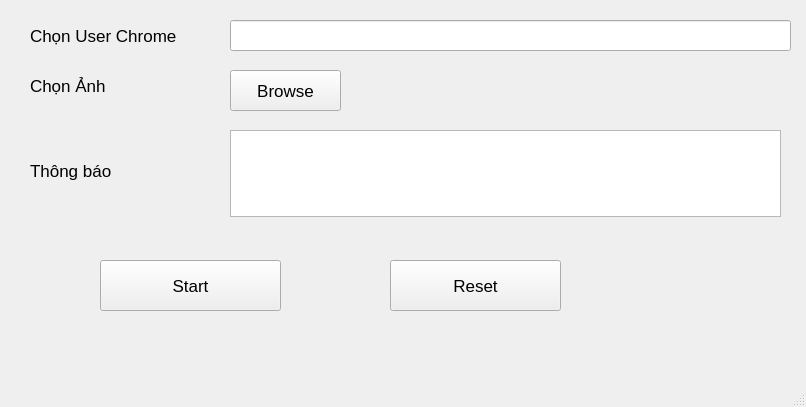
<?xml version="1.0" encoding="UTF-8"?>
<ui version="4.0">
 <class>ToolUPSP</class>
 <widget class="QMainWindow" name="ToolUPSP">
  <property name="geometry">
   <rect>
    <x>0</x>
    <y>0</y>
    <width>806</width>
    <height>407</height>
   </rect>
  </property>
  <property name="font">
   <font>
    <pointsize>13</pointsize>
   </font>
  </property>
  <property name="windowTitle">
   <string>Tool Auto Upload Product</string>
  </property>
  <widget class="QWidget" name="centralwidget">
   <widget class="QLabel" name="label_CU">
    <property name="geometry">
     <rect>
      <x>30</x>
      <y>20</y>
      <width>191</width>
      <height>31</height>
     </rect>
    </property>
    <property name="font">
     <font>
      <pointsize>13</pointsize>
     </font>
    </property>
    <property name="text">
     <string>Chọn User Chrome</string>
    </property>
   </widget>
   <widget class="QLineEdit" name="lineUser">
    <property name="geometry">
     <rect>
      <x>230</x>
      <y>20</y>
      <width>561</width>
      <height>31</height>
     </rect>
    </property>
   </widget>
   <widget class="QLabel" name="label_CI">
    <property name="geometry">
     <rect>
      <x>30</x>
      <y>70</y>
      <width>181</width>
      <height>31</height>
     </rect>
    </property>
    <property name="font">
     <font>
      <pointsize>13</pointsize>
     </font>
    </property>
    <property name="text">
     <string>Chọn Ảnh</string>
    </property>
   </widget>
   <widget class="QPushButton" name="btUpImage">
    <property name="geometry">
     <rect>
      <x>230</x>
      <y>70</y>
      <width>111</width>
      <height>41</height>
     </rect>
    </property>
    <property name="font">
     <font>
      <pointsize>13</pointsize>
     </font>
    </property>
    <property name="text">
     <string>Browse</string>
    </property>
   </widget>
   <widget class="QLabel" name="label_TB">
    <property name="geometry">
     <rect>
      <x>30</x>
      <y>150</y>
      <width>181</width>
      <height>41</height>
     </rect>
    </property>
    <property name="font">
     <font>
      <pointsize>13</pointsize>
     </font>
    </property>
    <property name="text">
     <string>Thông báo </string>
    </property>
   </widget>
   <widget class="QTextEdit" name="textTB">
    <property name="geometry">
     <rect>
      <x>230</x>
      <y>130</y>
      <width>551</width>
      <height>87</height>
     </rect>
    </property>
   </widget>
   <widget class="QPushButton" name="pushButton">
    <property name="geometry">
     <rect>
      <x>100</x>
      <y>260</y>
      <width>181</width>
      <height>51</height>
     </rect>
    </property>
    <property name="text">
     <string>Start</string>
    </property>
   </widget>
   <widget class="QPushButton" name="pushButton_2">
    <property name="geometry">
     <rect>
      <x>390</x>
      <y>260</y>
      <width>171</width>
      <height>51</height>
     </rect>
    </property>
    <property name="text">
     <string>Reset</string>
    </property>
   </widget>
  </widget>
  <widget class="QMenuBar" name="menubar">
   <property name="geometry">
    <rect>
     <x>0</x>
     <y>0</y>
     <width>806</width>
     <height>33</height>
    </rect>
   </property>
  </widget>
  <widget class="QStatusBar" name="statusbar"/>
 </widget>
 <resources/>
 <connections/>
</ui>
